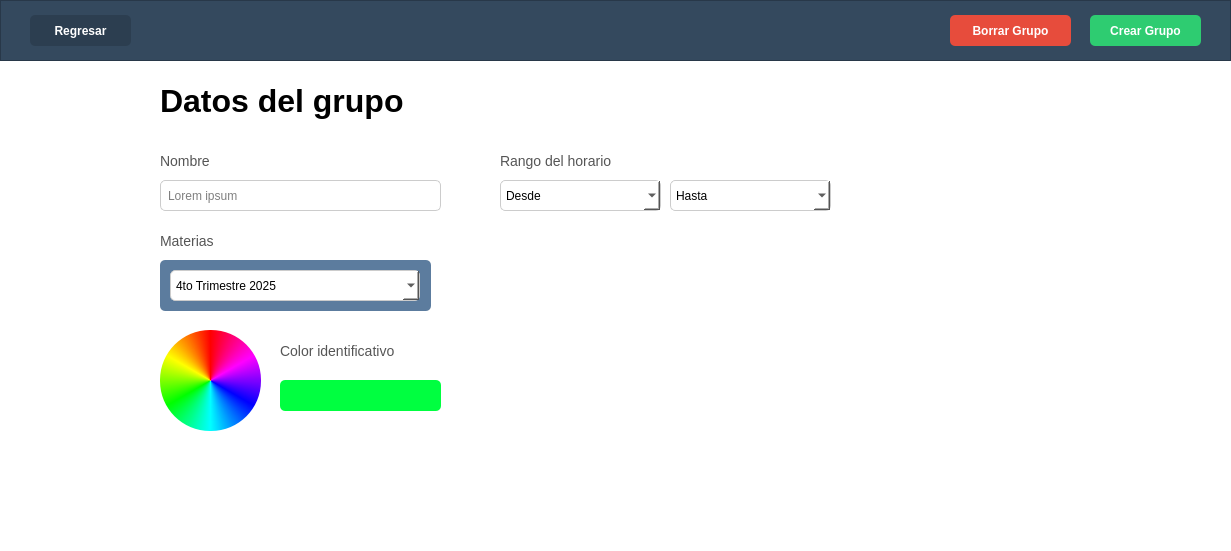
<?xml version="1.0" encoding="UTF-8"?>
<ui version="4.0">
 <class>GroupDetailsWidget</class>
 <widget class="QWidget" name="GroupDetailsWidget">
  <property name="geometry">
   <rect>
    <x>0</x>
    <y>0</y>
    <width>1231</width>
    <height>551</height>
   </rect>
  </property>
  <property name="windowTitle">
   <string>Form</string>
  </property>
  <property name="styleSheet">
   <string notr="true">background-color: white;</string>
  </property>
  <widget class="QFrame" name="topBar">
   <property name="geometry">
    <rect>
     <x>0</x>
     <y>0</y>
     <width>1231</width>
     <height>61</height>
    </rect>
   </property>
   <property name="styleSheet">
    <string notr="true">background-color: #34495e;</string>
   </property>
   <property name="frameShape">
    <enum>QFrame::Shape::StyledPanel</enum>
   </property>
   <property name="frameShadow">
    <enum>QFrame::Shadow::Raised</enum>
   </property>
   <widget class="QPushButton" name="backButton">
    <property name="geometry">
     <rect>
      <x>30</x>
      <y>15</y>
      <width>101</width>
      <height>31</height>
     </rect>
    </property>
    <property name="cursor">
     <cursorShape>PointingHandCursor</cursorShape>
    </property>
    <property name="styleSheet">
     <string notr="true">background-color: #2c3e50;
color: white;
border-radius: 5px;
font-weight: bold;</string>
    </property>
    <property name="text">
     <string>Regresar</string>
    </property>
   </widget>
   <widget class="QPushButton" name="deleteButton">
    <property name="geometry">
     <rect>
      <x>950</x>
      <y>15</y>
      <width>121</width>
      <height>31</height>
     </rect>
    </property>
    <property name="cursor">
     <cursorShape>PointingHandCursor</cursorShape>
    </property>
    <property name="styleSheet">
     <string notr="true">background-color: #e74c3c;
color: white;
border-radius: 5px;
font-weight: bold;</string>
    </property>
    <property name="text">
     <string>Borrar Grupo</string>
    </property>
   </widget>
   <widget class="QPushButton" name="createButton">
    <property name="geometry">
     <rect>
      <x>1090</x>
      <y>15</y>
      <width>111</width>
      <height>31</height>
     </rect>
    </property>
    <property name="cursor">
     <cursorShape>PointingHandCursor</cursorShape>
    </property>
    <property name="styleSheet">
     <string notr="true">background-color: #2ecc71;
color: white;
border-radius: 5px;
font-weight: bold;</string>
    </property>
    <property name="text">
     <string>Crear Grupo</string>
    </property>
   </widget>
  </widget>
  <widget class="QLabel" name="titleLabel">
   <property name="geometry">
    <rect>
     <x>160</x>
     <y>80</y>
     <width>301</width>
     <height>41</height>
    </rect>
   </property>
   <property name="styleSheet">
    <string notr="true">font-size: 32px;
color: black;
font-weight: bold;</string>
   </property>
   <property name="text">
    <string>Datos del grupo</string>
   </property>
  </widget>
  <widget class="QLabel" name="nameLabel">
   <property name="geometry">
    <rect>
     <x>160</x>
     <y>150</y>
     <width>101</width>
     <height>21</height>
    </rect>
   </property>
   <property name="styleSheet">
    <string notr="true">font-size: 14px;
color: #555;</string>
   </property>
   <property name="text">
    <string>Nombre</string>
   </property>
  </widget>
  <widget class="QLineEdit" name="nameLineEdit">
   <property name="geometry">
    <rect>
     <x>160</x>
     <y>180</y>
     <width>281</width>
     <height>31</height>
    </rect>
   </property>
   <property name="styleSheet">
    <string notr="true">border: 1px solid #ccc;
border-radius: 5px;
padding: 5px;</string>
   </property>
   <property name="placeholderText">
    <string>Lorem ipsum</string>
   </property>
  </widget>
  <widget class="QLabel" name="scheduleLabel">
   <property name="geometry">
    <rect>
     <x>500</x>
     <y>150</y>
     <width>151</width>
     <height>21</height>
    </rect>
   </property>
   <property name="styleSheet">
    <string notr="true">font-size: 14px;
color: #555;</string>
   </property>
   <property name="text">
    <string>Rango del horario</string>
   </property>
  </widget>
  <widget class="QComboBox" name="fromComboBox">
   <property name="geometry">
    <rect>
     <x>500</x>
     <y>180</y>
     <width>161</width>
     <height>31</height>
    </rect>
   </property>
   <property name="styleSheet">
    <string notr="true">border: 1px solid #ccc;
border-radius: 5px;
padding: 5px;</string>
   </property>
   <item>
    <property name="text">
     <string>Desde</string>
    </property>
   </item>
  </widget>
  <widget class="QComboBox" name="toComboBox">
   <property name="geometry">
    <rect>
     <x>670</x>
     <y>180</y>
     <width>161</width>
     <height>31</height>
    </rect>
   </property>
   <property name="styleSheet">
    <string notr="true">border: 1px solid #ccc;
border-radius: 5px;
padding: 5px;</string>
   </property>
   <item>
    <property name="text">
     <string>Hasta</string>
    </property>
   </item>
  </widget>
  <widget class="QLabel" name="subjectsLabel">
   <property name="geometry">
    <rect>
     <x>160</x>
     <y>230</y>
     <width>101</width>
     <height>21</height>
    </rect>
   </property>
   <property name="styleSheet">
    <string notr="true">font-size: 14px;
color: #555;</string>
   </property>
   <property name="text">
    <string>Materias</string>
   </property>
  </widget>
  <widget class="QFrame" name="subjectsFrame">
   <property name="geometry">
    <rect>
     <x>160</x>
     <y>260</y>
     <width>271</width>
     <height>51</height>
    </rect>
   </property>
   <property name="styleSheet">
    <string notr="true">background-color: #5c7c9e;
border-radius: 5px;</string>
   </property>
   <widget class="QComboBox" name="quarterComboBox">
    <property name="geometry">
     <rect>
      <x>10</x>
      <y>10</y>
      <width>250</width>
      <height>31</height>
     </rect>
    </property>
    <property name="styleSheet">
     <string notr="true">border: 1px solid #ccc;
border-radius: 5px;
padding: 5px;
background-color: white;</string>
    </property>
    <item>
     <property name="text">
      <string>4to Trimestre 2025</string>
     </property>
    </item>
   </widget>
  </widget>
  <widget class="QLabel" name="colorLabel">
   <property name="geometry">
    <rect>
     <x>280</x>
     <y>340</y>
     <width>151</width>
     <height>21</height>
    </rect>
   </property>
   <property name="styleSheet">
    <string notr="true">font-size: 14px;
color: #555;</string>
   </property>
   <property name="text">
    <string>Color identificativo</string>
   </property>
  </widget>
  <widget class="QWidget" name="colorPicker" native="true">
   <property name="geometry">
    <rect>
     <x>160</x>
     <y>330</y>
     <width>101</width>
     <height>101</height>
    </rect>
   </property>
   <property name="styleSheet">
    <string notr="true">border-radius: 50px;
background-color: qconicalgradient(cx:0.5, cy:0.5, angle:90, stop:0 rgba(255, 0, 0, 255), stop:0.166 rgba(255, 255, 0, 255), stop:0.333 rgba(0, 255, 0, 255), stop:0.5 rgba(0, 255, 255, 255), stop:0.666 rgba(0, 0, 255, 255), stop:0.833 rgba(255, 0, 255, 255), stop:1 rgba(255, 0, 0, 255));</string>
   </property>
  </widget>
  <widget class="QWidget" name="selectedColor" native="true">
   <property name="geometry">
    <rect>
     <x>280</x>
     <y>380</y>
     <width>161</width>
     <height>31</height>
    </rect>
   </property>
   <property name="styleSheet">
    <string notr="true">background-color: #00ff40;
border-radius: 5px;</string>
   </property>
  </widget>
 </widget>
 <resources/>
 <connections/>
</ui>
